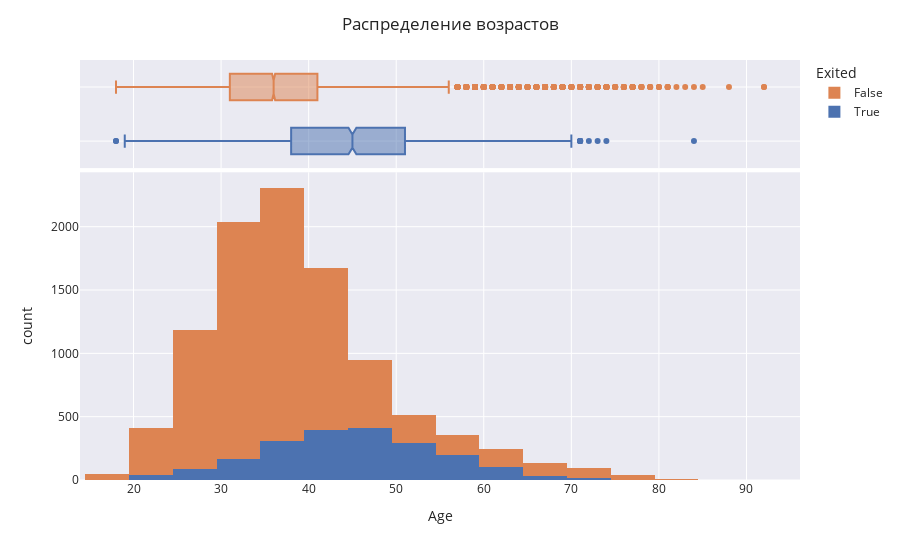

Notebook code for this chart:
### Markdown cell above
## задание 4
Посмотрите на распределение возраста в разрезе признака оттока. В какой группе больше потенциальных выбросов? На какую возрастную категорию клиентов стоит обратить внимание банку?

### Code cell
fig = px.histogram(churn_df, x="Age", color="Exited", 
                   marginal="box", nbins=35, template='seaborn')
fig.update_layout(title={
        'text': "Распределение возрастов"}, legend_traceorder = "reversed" )
fig.show()
fig.write_html("plotly/histogram_4.html")

### Figure 1 — Plotly figure (JSON) as saved in the notebook; plotly's stock layout.template omitted (floating-point values rounded to 4 significant figures; data arrays with more than 128 entries replaced by an {"elided": "..."} marker saying what was removed)
{"data": [{"alignmentgroup": "True", "bingroup": "x", "hovertemplate": "Exited=True<br>Age=%{x}<br>count=%{y}<extra></extra>", "legendgroup": "True", "marker": {"color": "rgb(76,114,176)", "pattern": {"shape": ""}}, "name": "True", "nbinsx": 35, "offsetgroup": "True", "orientation": "v", "showlegend": true, "type": "histogram", "x": {"elided": "2037 int values"}, "xaxis": "x", "yaxis": "y"}, {"alignmentgroup": "True", "hovertemplate": "Exited=True<br>Age=%{x}<extra></extra>", "legendgroup": "True", "marker": {"color": "rgb(76,114,176)"}, "name": "True", "notched": true, "offsetgroup": "True", "showlegend": false, "type": "box", "x": {"elided": "2037 int values"}, "xaxis": "x2", "yaxis": "y2"}, {"alignmentgroup": "True", "bingroup": "x", "hovertemplate": "Exited=False<br>Age=%{x}<br>count=%{y}<extra></extra>", "legendgroup": "False", "marker": {"color": "rgb(221,132,82)", "pattern": {"shape": ""}}, "name": "False", "nbinsx": 35, "offsetgroup": "False", "orientation": "v", "showlegend": true, "type": "histogram", "x": {"elided": "7963 int values"}, "xaxis": "x", "yaxis": "y"}, {"alignmentgroup": "True", "hovertemplate": "Exited=False<br>Age=%{x}<extra></extra>", "legendgroup": "False", "marker": {"color": "rgb(221,132,82)"}, "name": "False", "notched": true, "offsetgroup": "False", "showlegend": false, "type": "box", "x": {"elided": "7963 int values"}, "xaxis": "x2", "yaxis": "y2"}], "layout": {"barmode": "relative", "legend": {"title": {"text": "Exited"}, "tracegroupgap": 0, "traceorder": "reversed"}, "margin": {"t": 60}, "title": {"text": "Распределение возрастов"}, "xaxis": {"anchor": "y", "domain": [0, 1], "title": {"text": "Age"}}, "xaxis2": {"anchor": "y2", "domain": [0, 1], "matches": "x", "showticklabels": false}, "yaxis": {"anchor": "x", "domain": [0, 0.7326], "title": {"text": "count"}}, "yaxis2": {"anchor": "x2", "domain": [0.7426, 1], "matches": "y2", "showline": false, "showticklabels": false, "ticks": ""}}}
